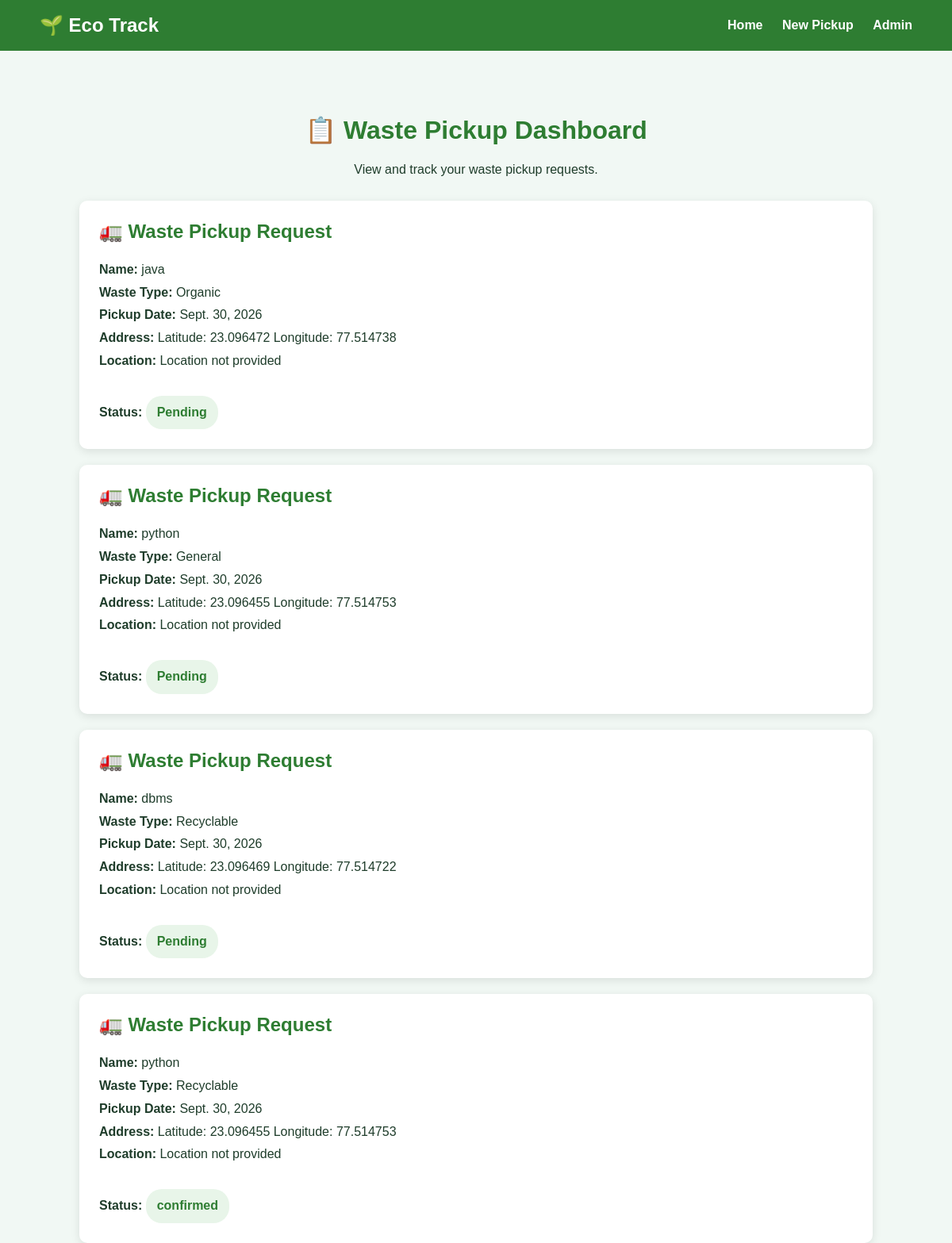
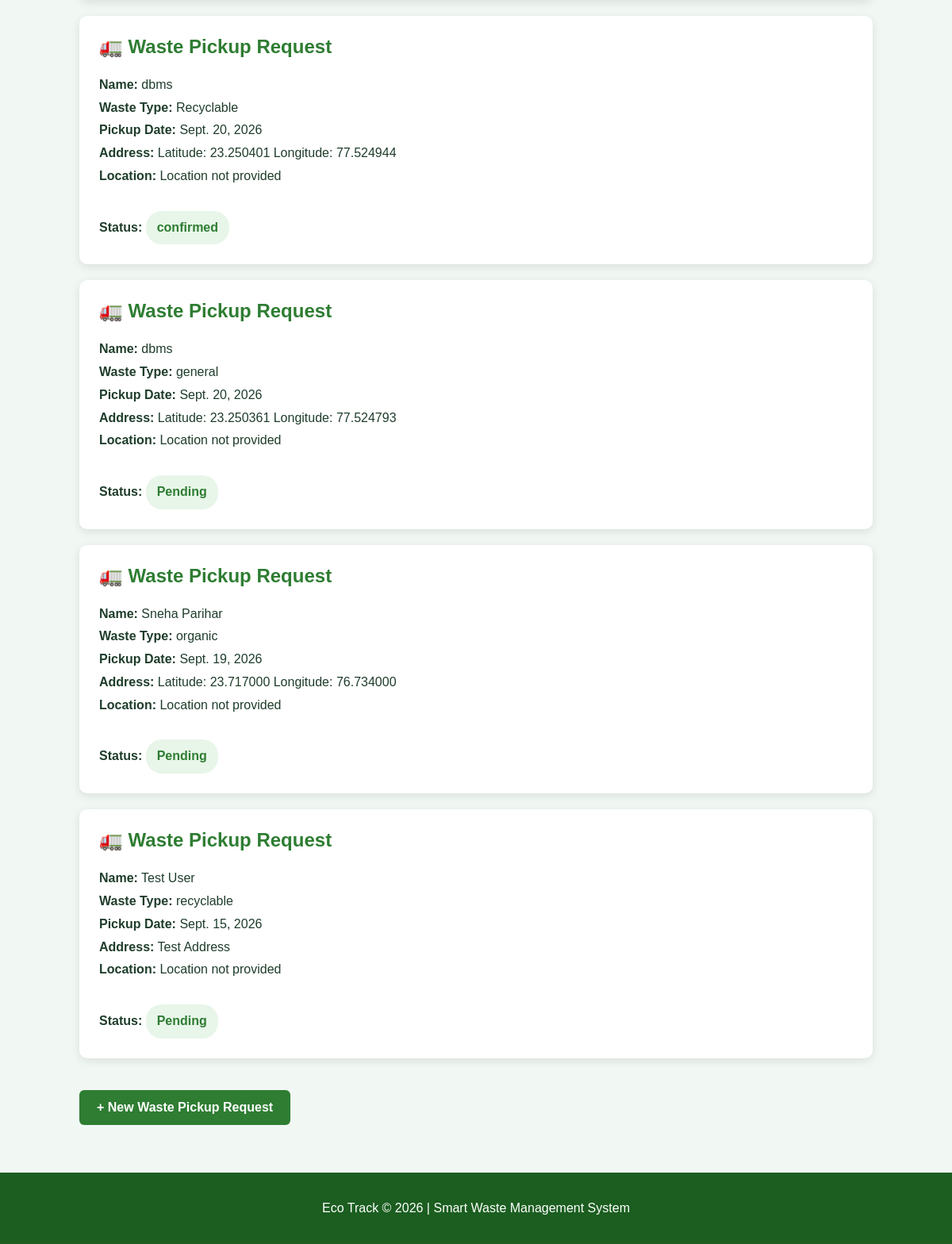
/dashboard/, run on the app's committed database (2 pictures, top to bottom).
### wasteapp/models.py (models this page shows, shortened)
class WastePickup(models.Model):
    WASTE_TYPES = [
        ("Recyclable", "Recyclable"),
        ("Organic", "Organic"),
        ("General", "General"),
    ]
    name = models.CharField(max_length=100)
    waste_type = models.CharField(max_length=20, choices=WASTE_TYPES)
    pickup_date = models.DateField()
    address = models.TextField()
    latitude = models.FloatField(null=True, blank=True)
    longitude = models.FloatField(null=True, blank=True)
    status = models.CharField(
        max_length=20,
        default="Pending"
    )
    created_at = models.DateTimeField(auto_now_add=True)

### wasteapp/views.py (the view)
# urls.py: path("dashboard/", dashboard, name="dashboard"),
def dashboard(request):
    pickups = WastePickup.objects.all().order_by("-created_at")
    return render(request, "wasteapp/dashboard.html", {
        "pickups": pickups
    })

### wasteapp/templates/wasteapp/dashboard.html (shortened to what this page needs)
<!DOCTYPE html>
<html>
<head>
</head>
<body>
    <div class="navbar">
        <h2>🌱 Eco Track</h2>
        <div class="nav-links">
            <a href="/">Home</a>
            <a href="/pickup/">New Pickup</a>
            <a href="/admin/">Admin</a>
        </div>
    </div>
    <div class="container">
        <div class="heading">
            <h1>📋 Waste Pickup Dashboard</h1>
            <p>View and track your waste pickup requests.</p>
        </div>
        {% for pickup in pickups %}
        <div class="pickup-card">
            <h2>🚛 Waste Pickup Request</h2>
            <div class="info">
                <strong>Name:</strong> {{ pickup.name }} <br>
                <strong>Waste Type:</strong> {{ pickup.waste_type }} <br>
                <strong>Pickup Date:</strong> {{ pickup.pickup_date }} <br>
                <strong>Address:</strong> {{ pickup.address }} <br>
                <strong>Location:</strong>
                {% if pickup.latitude and pickup.longitude %}
                    {{ pickup.latitude }}, {{ pickup.longitude }}
                {% else %}
                    Location not provided
                {% endif %}
                <br><br>
                <strong>Status:</strong>
                <span class="status">
                    {{ pickup.status }}
                </span>
            </div>
        </div>
        {% empty %}
        <div class="pickup-card">
            <h2>No pickup requests found.</h2>
            <p>Submit your first waste pickup request.</p>
        </div>
        {% endfor %}
        <a href="/pickup/" class="new-request">
            + New Waste Pickup Request
        </a>
    </div>
    <footer>
        <p>Eco Track © 2026 | Smart Waste Management System</p>
    </footer>
</body>
</html>

### wasteapp/templates/wasteapp/dashboard.html (style rules this page uses)
body { margin: 0; font-family: Arial, sans-serif; background: #f1f8f4; color: #1f3d2b; }
.navbar { background: #2e7d32; color: white; padding: 18px 50px; display: flex; justify-content: space-between; align-items: center; }
.navbar h2 { margin: 0; }
.nav-links a { color: white; text-decoration: none; margin-left: 20px; font-weight: bold; }
.container { max-width: 1000px; margin: 40px auto; padding: 20px; }
.heading { text-align: center; margin-bottom: 30px; }
.heading h1 { color: #2e7d32; }
.pickup-card { background: white; margin-bottom: 20px; padding: 25px; border-radius: 10px; box-shadow: 0 3px 12px rgba(0,0,0,0.1); }
.pickup-card h2 { color: #2e7d32; margin-top: 0; }
.info { line-height: 1.8; }
.status { display: inline-block; padding: 7px 14px; border-radius: 20px; background: #e8f5e9; color: #2e7d32; font-weight: bold; }
.new-request { display: inline-block; margin-top: 20px; padding: 13px 22px; background: #2e7d32; color: white; text-decoration: none; border-radius: 6px; font-weight: bold; }
footer { text-align: center; background: #1b5e20; color: white; padding: 20px; margin-top: 40px; }

### data on the page
WastePickup: name "java", waste_type "Organic", pickup_date "Sept. 30, 2026", address "Latitude: 23.096472 Longitude: 77.514738", shows "Location not provided", status "Pending"
WastePickup: name "python", waste_type "General", pickup_date "Sept. 30, 2026", address "Latitude: 23.096455 Longitude: 77.514753", shows "Location not provided", status "Pending"
WastePickup: name "dbms", waste_type "Recyclable", pickup_date "Sept. 30, 2026", address "Latitude: 23.096469 Longitude: 77.514722", shows "Location not provided", status "Pending"
WastePickup: name "python", waste_type "Recyclable", pickup_date "Sept. 30, 2026", address "Latitude: 23.096455 Longitude: 77.514753", shows "Location not provided", status "confirmed"
WastePickup: name "dbms", waste_type "Recyclable", pickup_date "Sept. 20, 2026", address "Latitude: 23.250401 Longitude: 77.524944", shows "Location not provided", status "confirmed"
WastePickup: name "dbms", waste_type "general", pickup_date "Sept. 20, 2026", address "Latitude: 23.250361 Longitude: 77.524793", shows "Location not provided", status "Pending"
WastePickup: name "Sneha Parihar", waste_type "organic", pickup_date "Sept. 19, 2026", address "Latitude: 23.717000 Longitude: 76.734000", shows "Location not provided", status "Pending"
WastePickup: name "Test User", waste_type "recyclable", pickup_date "Sept. 15, 2026", address "Test Address", shows "Location not provided", status "Pending"
